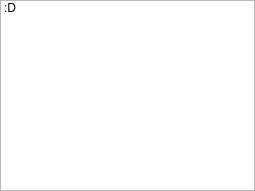
<?xml version="1.0" encoding="UTF-8"?>
<ui version="4.0">
 <class>WidgetSmileyList</class>
 <widget class="QWidget" name="WidgetSmileyList">
  <property name="geometry">
   <rect>
    <x>0</x>
    <y>0</y>
    <width>255</width>
    <height>191</height>
   </rect>
  </property>
  <property name="windowTitle">
   <string>Form</string>
  </property>
  <property name="styleSheet">
   <string notr="true">QWidget#WidgetSmileyList {
	background-color: transparent;
}</string>
  </property>
  <layout class="QHBoxLayout" name="horizontalLayout">
   <property name="margin">
    <number>0</number>
   </property>
   <item>
    <widget class="QListWidget" name="listWidget">
     <property name="editTriggers">
      <set>QAbstractItemView::NoEditTriggers</set>
     </property>
     <property name="movement">
      <enum>QListView::Static</enum>
     </property>
     <property name="flow">
      <enum>QListView::LeftToRight</enum>
     </property>
     <property name="viewMode">
      <enum>QListView::IconMode</enum>
     </property>
     <item>
      <property name="text">
       <string/>
      </property>
      <property name="toolTip">
       <string>:)</string>
      </property>
      <property name="icon">
       <iconset>
        <normaloff>:/Resource/Smileys/colonClosingparentheses.png</normaloff>:/Resource/Smileys/colonClosingparentheses.png</iconset>
      </property>
     </item>
     <item>
      <property name="text">
       <string>:D</string>
      </property>
     </item>
    </widget>
   </item>
  </layout>
 </widget>
 <resources/>
 <connections/>
</ui>
